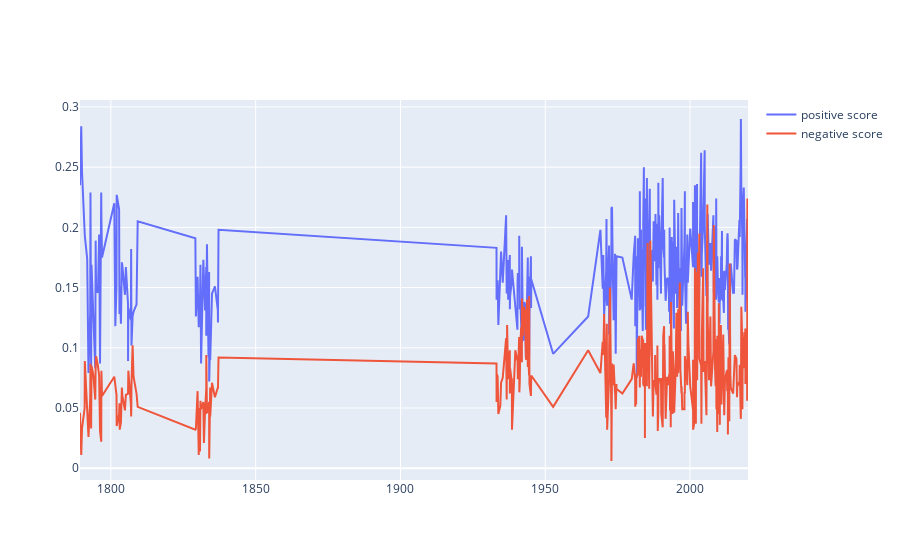

The cell this chart's notebook holds for it:
### Markdown cell above
## All presidents

### Code cell
fig = go.Figure()
fig.add_trace(go.Scatter(x=df["date"], y=df["score_pos"],
                    mode='lines',
                    name='positive score'))
fig.add_trace(go.Scatter(x=df["date"], y=df["score_neg"],
                    mode='lines',
                    name='negative score'))
fig.show()

### Figure 1 — Plotly figure (JSON) as saved in the notebook; plotly's stock layout.template omitted (floating-point values rounded to 4 significant figures; data arrays with more than 128 entries replaced by an {"elided": "..."} marker saying what was removed)
{"data": [{"mode": "lines", "name": "positive score", "type": "scatter", "x": {"elided": "375 str values"}, "y": {"elided": "375 float values"}}, {"mode": "lines", "name": "negative score", "type": "scatter", "x": {"elided": "375 str values"}, "y": {"elided": "375 float values"}}], "layout": {}}
